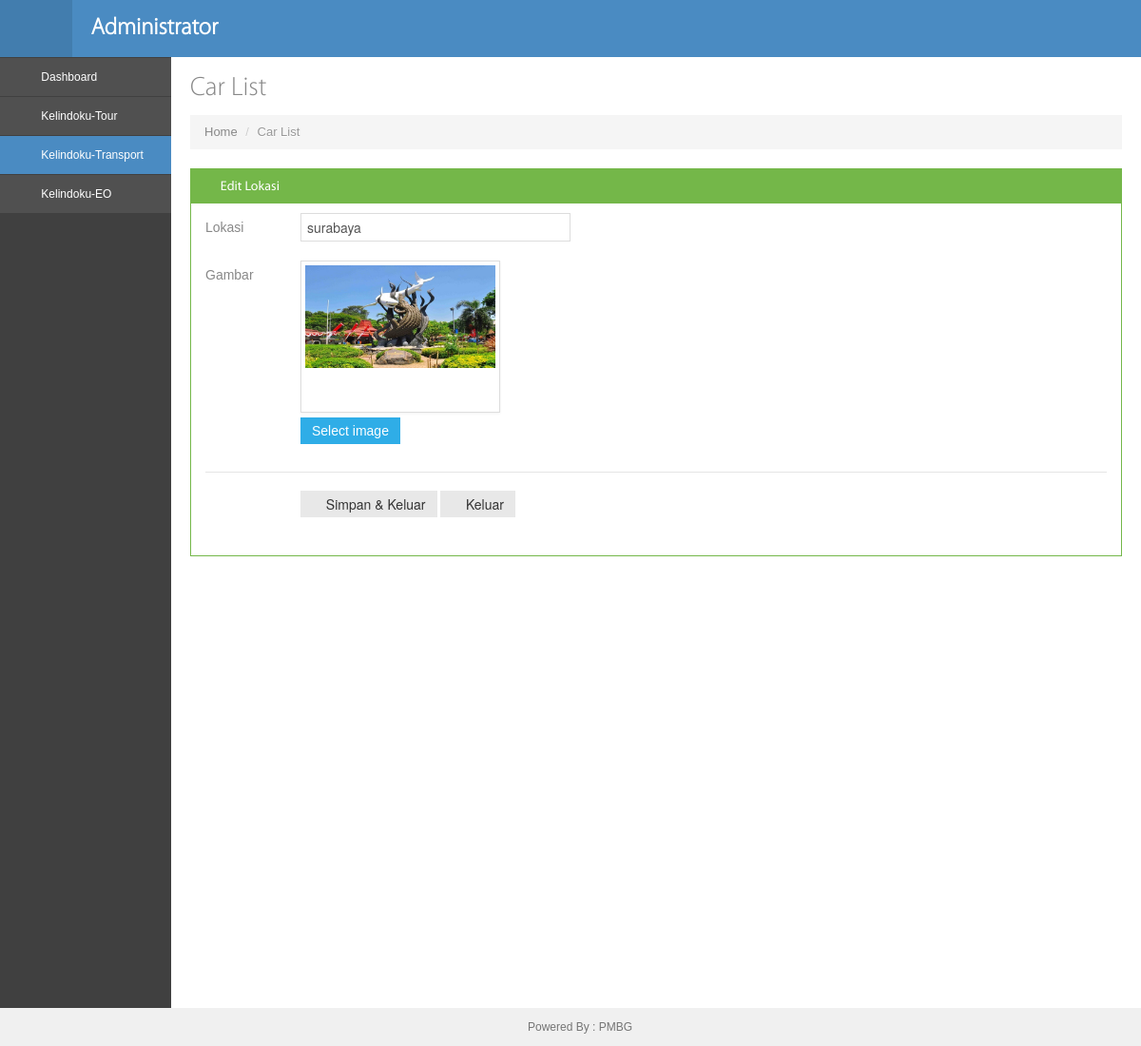
The page /administrator/edit_posting/edit_lokasi.php?id=5 (signed in) on the database its author committed.
### tables this page shows
CREATE TABLE `lokasi_kategori` (
  `id_lk` int(5) NOT NULL,
  `gambar` varchar(50) NOT NULL,
  `lokasi` varchar(50) NOT NULL
);

### administrator/edit_posting/edit_lokasi.php (the view, shortened to what this page needs)
<!DOCTYPE html>
<?php
include '../aksi_admin/session.php';
?>
<head>
<link href=../assets/bootstrap/css/bootstrap.min.css rel=stylesheet />
<link href=../assets/bootstrap/css/bootstrap-responsive.min.css rel=stylesheet />
<link href=../assets/bootstrap/css/bootstrap-fileupload.css rel=stylesheet />
<link href=../assets/font-awesome/css/font-awesome.css rel=stylesheet />
<link href=../css/style.css rel=stylesheet />
<link href=../css/style-responsive.css rel=stylesheet />
<link href=../css/style-default.css rel=stylesheet id=style_color />
<link rel=stylesheet href=../assets/css/bootstrap-fileupload.min.css />
</head>
<body class=fixed-top>
<div id=header class="navbar navbar-inverse navbar-fixed-top">
<div class=navbar-inner>
<div class=container-fluid>
<div class="sidebar-toggle-box hidden-phone">
<div class=icon-reorder></div>
</div>
<a class=brand href=../dashboard.php>
<h3 class=sub-menu>Administrator</h3>
</a>
<div class=top-nav>
<ul class="nav pull-right top-menu">
<li class="dropdown mtop5">
<a class="dropdown-toggle element" data-placement=bottom data-toggle=tooltip href=../aksi_logout.php data-original-title=Keluar>
<i class=icon-off></i>
</a>
</li>
</ul>
</div>
</div>
</div>
</div>
<div id=container class=row-fluid>
<div class=sidebar-scroll>
<div id=sidebar class="nav-collapse collapse">
<ul class=sidebar-menu>
<li class=sub-menu>
<a class href=../dashboard.php>
<i class=icon-dashboard></i>
<span>Dashboard</span>
</a>
</li>
<li class=sub-menu>
<a href=../article.php class>
<i class=icon-book></i>
<span>Kelindoku-Tour</span>
</a>
</li>
<li class="sub-menu active">
<a href=../mobil.php class>
<i class=icon-plane></i>
<span>Kelindoku-Transport</span>
</a>
</li>
<li class=sub-menu>
<a href=../eo.php class>
<i class=icon-camera></i>
<span>Kelindoku-EO</span>
</a>
</li>
</ul>
</div>
</div>
<div id=main-content>
<div class=container-fluid>
<div class=row-fluid>
<div class=span12>
<h3 class=page-title>
Car List
</h3>
<ul class=breadcrumb>
<li>
<a href=../dashboard.php>Home</a>
<span class=divider>/</span>
</li>
<li class=active>
Car List
</li>
</ul>
</div>
</div>
<?php
        $id = $_GET['id'];
        $sql = mysqli_query($connection, "SELECT * FROM lokasi_kategori where id_lk='$id'") or die(mysqli_error());
        $data = mysqli_fetch_array($sql);
        ?>
<div class=row-fluid>
<div class=span12>
<div class="widget green">
<div class=widget-title>
<h4><i class=icon-reorder></i> Edit Lokasi</h4>
<span class=tools>
<a href=javascript: class=icon-chevron-down></a>
</span>
</div>
<div class=widget-body>
<form name=edit_lokasi action=../aksi_admin/aksi_edit_lokasi.php class=form-horizontal method=POST enctype=multipart/form-data>
<div class=control-group>
<label class=control-label>Lokasi</label>
<div class=controls>
<input type=text placeholder="Masukan Lokasi" class=input-xlarge name=lokasi value=<?php echo $data['lokasi'] ?> required/>
</div>
</div>
<div class=control-group>
<label class=control-label>Gambar</label>
<div class=controls>
<div class="fileupload fileupload-new" data-provides=fileupload>
<div class="fileupload-new thumbnail" style=width:200px;height:150px><img src=../gambar/Lokasi/<?php echo $data['gambar'] ?> alt /></div>
<div>
<span class="btn btn-file btn-primary">
<span class=fileupload-new>Select image</span>
</span>
</div>
</div>
</div>
</div>
<div class=form-actions>
<button type=submit name=simpandankeluar class="btn blue"><i class=icon-ok></i> Simpan &amp; Keluar</button>
<a href=../mobil.php><button type=button class=btn><i class=icon-remove></i> Keluar</button></a>
</div>
</form>
</div>
</div>
</div>
</div>
</div>
</div>
</div>
<div id=footer>
Powered By : PMBG
</div>
</body>
</html>

### administrator/css/style-responsive.css (style rules this page uses)
@media (min-width: 980px) { #sidebar { position: absolute; width: 180px; } }
@media (min-width: 980px) { #sidebar ul { margin-top:1px !important; width: 100%; } }
@media (min-width: 980px) { #main-content { margin-top: 0px !important; } }
@media (min-width: 980px) { .fixed-top #main-content { margin-top: 20px; } }

### administrator/css/style-default.css (style rules this page uses)
body { color: #888888; }
a, a:hover { text-shadow: none !important; color: #4a8bc2; }
#header.navbar-inverse .navbar-inner { background-color: #4a8bc2; background-image: -moz-linear-gradient(top, #4a8bc2, #4a8bc2); background-image: -webkit-gradient(linear, 0 0, 0 100%, from(#4a8bc2), to(#4a8bc2)); background-image: -webkit-linear-gradient(top, #4a8bc2, #4a8bc2); background-image: -o-linear-gradient(top, #4a8bc2, #4a8bc2); background-image: linear-gradient(to bottom, #4a8bc2, #4a8bc2); background-repeat: repeat-x; border-color: #4a8bc2; color: #fff; filter: progid:DXImageTransform.Microsoft.gradient(startColorstr='#ff4a8bc2', endColorstr='#ff4a8bc2', GradientType=0); }
.sidebar-toggle-box { background: #427dae; color: #fff; }
#sidebar > ul > li > a { color: #fff !important; }
#sidebar > ul > li a i { color: #fff !important; display: inline-block; }
#sidebar > ul > li.active > a, #sidebar > ul > li >a:hover, #sidebar > ul > li:hover>a { background: #4a8bc2; }

### rows shown on the page
lokasi_kategori: lokasi "surabaya", gambar (picture)
